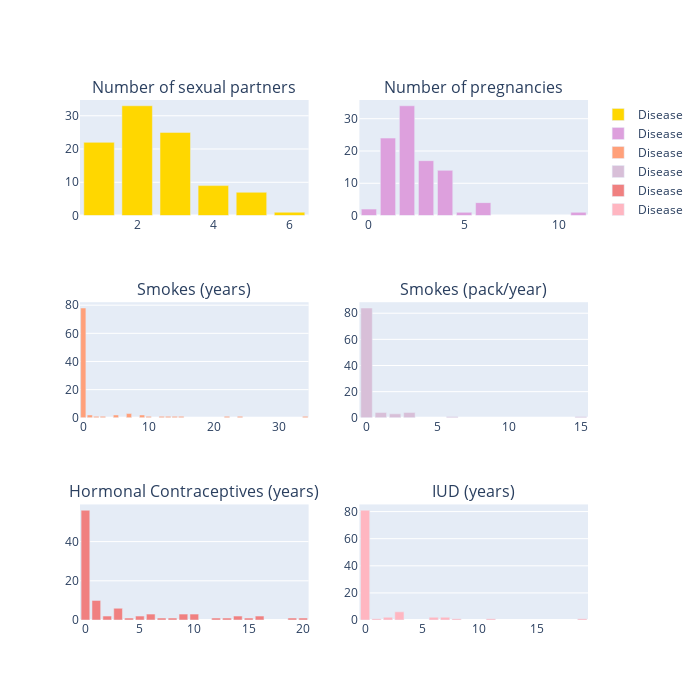

Notebook code for this chart:
### Code cell
fig = make_subplots(
                    rows=3, cols=2,
                    subplot_titles=('Number of sexual partners',
                                   'Number of pregnancies',
                                   'Smokes (years)',
                                   'Smokes (pack/year)',
                                   'Hormonal Contraceptives (years)',
                                   'IUD (years)'))
add_bar2('Number of sexual partners',1,1,'gold')
add_bar2('Num of pregnancies',1,2,'plum')
add_bar2('Smokes (years)',2,1,'lightsalmon')
add_bar2('Smokes (packs/year)',2,2,'thistle')
add_bar2('Hormonal Contraceptives (years)',3,1,'lightcoral')
add_bar2('IUD (years)',3,2,'lightpink')
fig.update_layout(height=700, width=700, title_text="")
fig.show()

### Figure 1 — Plotly figure (JSON) as saved in the notebook; plotly's stock layout.template omitted (floating-point values rounded to 4 significant figures)
{"data": [{"marker": {"color": "gold"}, "name": "Disease", "type": "bar", "x": [1, 2, 3, 4, 5, 6], "xaxis": "x", "y": [22, 33, 25, 9, 7, 1], "yaxis": "y"}, {"marker": {"color": "plum"}, "name": "Disease", "type": "bar", "x": [0, 1, 2, 3, 4, 5, 6, 11], "xaxis": "x2", "y": [2, 24, 34, 17, 14, 1, 4, 1], "yaxis": "y2"}, {"marker": {"color": "lightsalmon"}, "name": "Disease", "type": "bar", "x": [0, 1, 2, 3, 5, 7, 9, 10, 12, 13, 14, 15, 22, 24, 34], "xaxis": "x3", "y": [78, 2, 1, 1, 2, 3, 2, 1, 1, 1, 1, 1, 1, 1, 1], "yaxis": "y3"}, {"marker": {"color": "thistle"}, "name": "Disease", "type": "bar", "x": [0, 1, 2, 3, 6, 15], "xaxis": "x4", "y": [84, 4, 3, 4, 1, 1], "yaxis": "y4"}, {"marker": {"color": "lightcoral"}, "name": "Disease", "type": "bar", "x": [0, 1, 2, 3, 4, 5, 6, 7, 8, 9, 10, 12, 13, 14, 15, 16, 19, 20], "xaxis": "x5", "y": [56, 10, 2, 6, 1, 2, 3, 1, 1, 3, 3, 1, 1, 2, 1, 2, 1, 1], "yaxis": "y5"}, {"marker": {"color": "lightpink"}, "name": "Disease", "type": "bar", "x": [0, 1, 2, 3, 6, 7, 8, 11, 19], "xaxis": "x6", "y": [81, 1, 2, 6, 2, 2, 1, 1, 1], "yaxis": "y6"}], "layout": {"annotations": [{"font": {"size": 16}, "showarrow": false, "text": "Number of sexual partners", "x": 0.225, "xanchor": "center", "xref": "paper", "y": 1, "yanchor": "bottom", "yref": "paper"}, {"font": {"size": 16}, "showarrow": false, "text": "Number of pregnancies", "x": 0.775, "xanchor": "center", "xref": "paper", "y": 1, "yanchor": "bottom", "yref": "paper"}, {"font": {"size": 16}, "showarrow": false, "text": "Smokes (years)", "x": 0.225, "xanchor": "center", "xref": "paper", "y": 0.6111, "yanchor": "bottom", "yref": "paper"}, {"font": {"size": 16}, "showarrow": false, "text": "Smokes (pack/year)", "x": 0.775, "xanchor": "center", "xref": "paper", "y": 0.6111, "yanchor": "bottom", "yref": "paper"}, {"font": {"size": 16}, "showarrow": false, "text": "Hormonal Contraceptives (years)", "x": 0.225, "xanchor": "center", "xref": "paper", "y": 0.2222, "yanchor": "bottom", "yref": "paper"}, {"font": {"size": 16}, "showarrow": false, "text": "IUD (years)", "x": 0.775, "xanchor": "center", "xref": "paper", "y": 0.2222, "yanchor": "bottom", "yref": "paper"}], "height": 700, "title": {"text": ""}, "width": 700, "xaxis": {"anchor": "y", "domain": [0, 0.45]}, "xaxis2": {"anchor": "y2", "domain": [0.55, 1]}, "xaxis3": {"anchor": "y3", "domain": [0, 0.45]}, "xaxis4": {"anchor": "y4", "domain": [0.55, 1]}, "xaxis5": {"anchor": "y5", "domain": [0, 0.45]}, "xaxis6": {"anchor": "y6", "domain": [0.55, 1]}, "yaxis": {"anchor": "x", "domain": [0.7778, 1]}, "yaxis2": {"anchor": "x2", "domain": [0.7778, 1]}, "yaxis3": {"anchor": "x3", "domain": [0.3889, 0.6111]}, "yaxis4": {"anchor": "x4", "domain": [0.3889, 0.6111]}, "yaxis5": {"anchor": "x5", "domain": [0, 0.2222]}, "yaxis6": {"anchor": "x6", "domain": [0, 0.2222]}}}
